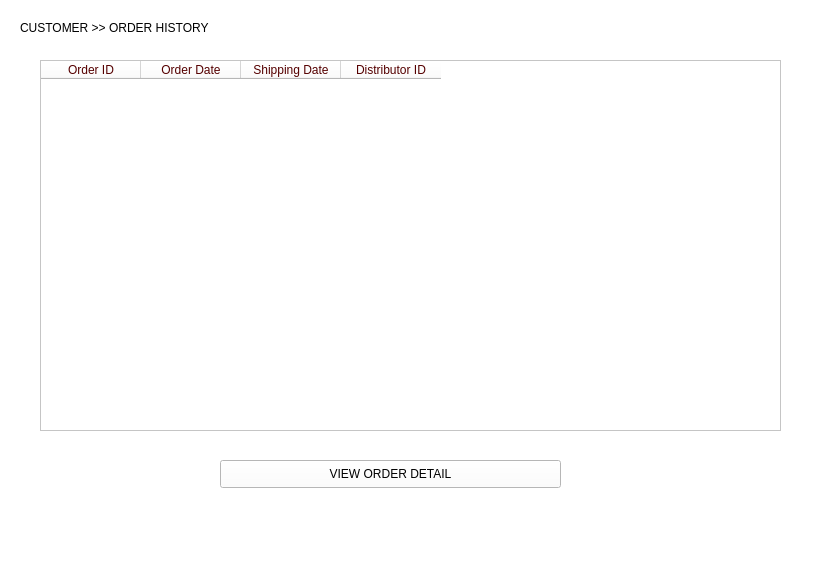
<?xml version="1.0" encoding="UTF-8"?>
<ui version="4.0">
 <class>MainWindow</class>
 <widget class="QMainWindow" name="MainWindow">
  <property name="geometry">
   <rect>
    <x>0</x>
    <y>0</y>
    <width>816</width>
    <height>581</height>
   </rect>
  </property>
  <property name="windowTitle">
   <string>MainWindow</string>
  </property>
  <property name="styleSheet">
   <string notr="true">
background-color: rgb(255, 255, 255);</string>
  </property>
  <widget class="QWidget" name="centralwidget">
   <widget class="QLabel" name="label">
    <property name="geometry">
     <rect>
      <x>20</x>
      <y>20</y>
      <width>221</width>
      <height>16</height>
     </rect>
    </property>
    <property name="text">
     <string>CUSTOMER &gt;&gt; ORDER HISTORY</string>
    </property>
   </widget>
   <widget class="QTableWidget" name="orderTable">
    <property name="geometry">
     <rect>
      <x>40</x>
      <y>60</y>
      <width>741</width>
      <height>371</height>
     </rect>
    </property>
    <property name="styleSheet">
     <string notr="true">color: rgb(85, 0, 0);
font: 75 italic 12pt &quot;Bodoni MT&quot;;
background-image: url('C:/Users/USER/Downloads/Project_DB(updated ui)/tbg.jpeg')</string>
    </property>
    <column>
     <property name="text">
      <string>Order ID</string>
     </property>
    </column>
    <column>
     <property name="text">
      <string>Order Date</string>
     </property>
    </column>
    <column>
     <property name="text">
      <string>Shipping Date</string>
     </property>
    </column>
    <column>
     <property name="text">
      <string>Distributor ID</string>
     </property>
    </column>
   </widget>
   <widget class="QPushButton" name="ViewOrderDetails">
    <property name="geometry">
     <rect>
      <x>220</x>
      <y>460</y>
      <width>341</width>
      <height>28</height>
     </rect>
    </property>
    <property name="styleSheet">
     <string notr="true">font: 75 italic 12pt &quot;Bodoni MT&quot;;
background-image: url('C:/Users/USER/Downloads/Project_DB(updated ui)/tbg.jpeg')</string>
    </property>
    <property name="text">
     <string>VIEW ORDER DETAIL</string>
    </property>
   </widget>
  </widget>
  <widget class="QMenuBar" name="menubar">
   <property name="geometry">
    <rect>
     <x>0</x>
     <y>0</y>
     <width>816</width>
     <height>26</height>
    </rect>
   </property>
  </widget>
  <widget class="QStatusBar" name="statusbar"/>
 </widget>
 <resources/>
 <connections/>
</ui>
